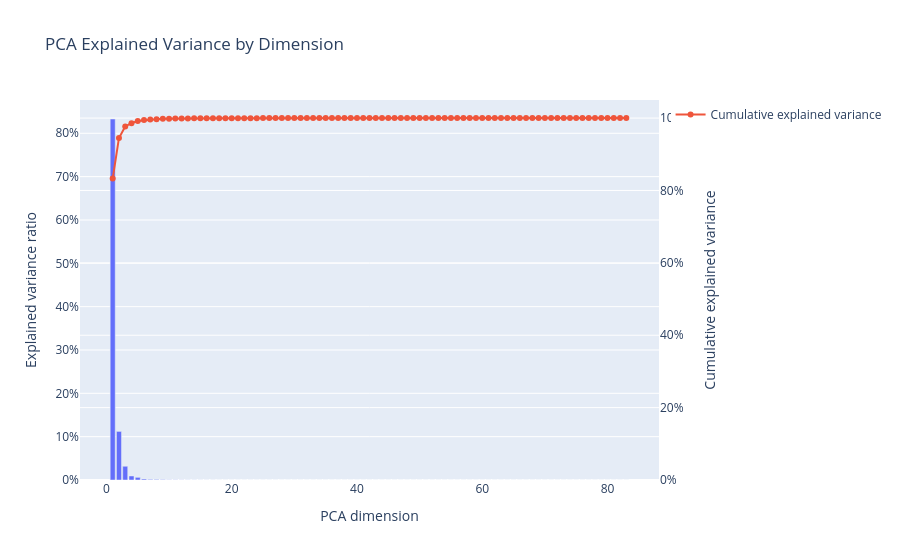

The code cell stored with this chart in its notebook:
### Code cell
plot_explained_variance_by_dimension(embeddings)

### Figure 1 — Plotly figure (JSON) as saved in the notebook; plotly's stock layout.template omitted (floating-point values rounded to 4 significant figures)
{"data": [{"hovertemplate": "PCA dimension=%{x}<br>Explained variance ratio=%{y}<extra></extra>", "legendgroup": "", "marker": {"color": "#636efa", "pattern": {"shape": ""}}, "name": "", "orientation": "v", "showlegend": false, "textposition": "auto", "x": [1, 2, 3, 4, 5, 6, 7, 8, 9, 10, 11, 12, 13, 14, 15, 16, 17, 18, 19, 20, 21, 22, 23, 24, 25, 26, 27, 28, 29, 30, 31, 32, 33, 34, 35, 36, 37, 38, 39, 40, 41, 42, 43, 44, 45, 46, 47, 48, 49, 50, 51, 52, 53, 54, 55, 56, 57, 58, 59, 60, 61, 62, 63, 64, 65, 66, 67, 68, 69, 70, 71, 72, 73, 74, 75, 76, 77, 78, 79, 80, 81, 82, 83], "xaxis": "x", "y": [0.833, 0.1121, 0.0317, 0.009271, 0.00609, 0.002308, 0.001388, 0.001276, 0.0008054, 0.0004176, 0.0003779, 0.0002535, 0.0001973, 0.0001577, 0.0001115, 9.135e-05, 8.652e-05, 7.319e-05, 5.495e-05, 4.803e-05, 3.373e-05, 2.753e-05, 2.522e-05, 1.929e-05, 1.786e-05, 1.551e-05, 1.162e-05, 9.486e-06, 7.244e-06, 5.504e-06, 5.092e-06, 4.314e-06, 3.398e-06, 2.668e-06, 2.172e-06, 2.011e-06, 1.545e-06, 1.43e-06, 1.008e-06, 8.73e-07, 6.053e-07, 4.853e-07, 3.929e-07, 2.998e-07, 2.857e-07, 2.145e-07, 1.834e-07, 1.519e-07, 1.134e-07, 9.67e-08, 7.355e-08, 5.206e-08, 4.886e-08, 4.394e-08, 2.287e-08, 1.889e-08, 1.546e-08, 1.408e-08, 1.064e-08, 7.469e-09, 6.369e-09, 4.918e-09, 3.698e-09, 2.899e-09, 1.945e-09, 8.839e-10, 7.429e-10, 4.916e-10, 4.461e-10, 3.097e-10, 1.766e-10, 6.583e-11, 3.875e-11, 7.222e-22, 6.363e-22, 3.797e-22, 2.717e-22, 2.107e-22, 0.0, 0.0, 0.0, 0.0, 0.0], "yaxis": "y", "type": "bar"}, {"mode": "lines+markers", "name": "Cumulative explained variance", "x": [1, 2, 3, 4, 5, 6, 7, 8, 9, 10, 11, 12, 13, 14, 15, 16, 17, 18, 19, 20, 21, 22, 23, 24, 25, 26, 27, 28, 29, 30, 31, 32, 33, 34, 35, 36, 37, 38, 39, 40, 41, 42, 43, 44, 45, 46, 47, 48, 49, 50, 51, 52, 53, 54, 55, 56, 57, 58, 59, 60, 61, 62, 63, 64, 65, 66, 67, 68, 69, 70, 71, 72, 73, 74, 75, 76, 77, 78, 79, 80, 81, 82, 83], "y": [0.833, 0.9451, 0.9768, 0.9861, 0.9922, 0.9945, 0.9958, 0.9971, 0.9979, 0.9983, 0.9987, 0.999, 0.9992, 0.9993, 0.9994, 0.9995, 0.9996, 0.9997, 0.9998, 0.9998, 0.9998, 0.9999, 0.9999, 0.9999, 0.9999, 0.9999, 1.0, 1.0, 1.0, 1.0, 1.0, 1.0, 1.0, 1.0, 1.0, 1.0, 1.0, 1.0, 1.0, 1.0, 1.0, 1.0, 1.0, 1.0, 1.0, 1.0, 1.0, 1.0, 1.0, 1.0, 1.0, 1.0, 1.0, 1.0, 1.0, 1.0, 1.0, 1.0, 1.0, 1.0, 1.0, 1.0, 1.0, 1.0, 1.0, 1.0, 1.0, 1.0, 1.0, 1.0, 1.0, 1.0, 1.0, 1.0, 1.0, 1.0, 1.0, 1.0, 1.0, 1.0, 1.0, 1.0, 1.0], "yaxis": "y2", "type": "scatter"}], "layout": {"xaxis": {"anchor": "y", "domain": [0.0, 1.0], "title": {"text": "PCA dimension"}}, "yaxis": {"anchor": "x", "domain": [0.0, 1.0], "title": {"text": "Explained variance ratio"}, "tickformat": ".0%"}, "legend": {"tracegroupgap": 0, "title": {"text": ""}}, "title": {"text": "PCA Explained Variance by Dimension"}, "barmode": "relative", "yaxis2": {"title": {"text": "Cumulative explained variance"}, "tickformat": ".0%", "overlaying": "y", "side": "right", "range": [0, 1.05]}, "hovermode": "x unified"}}
